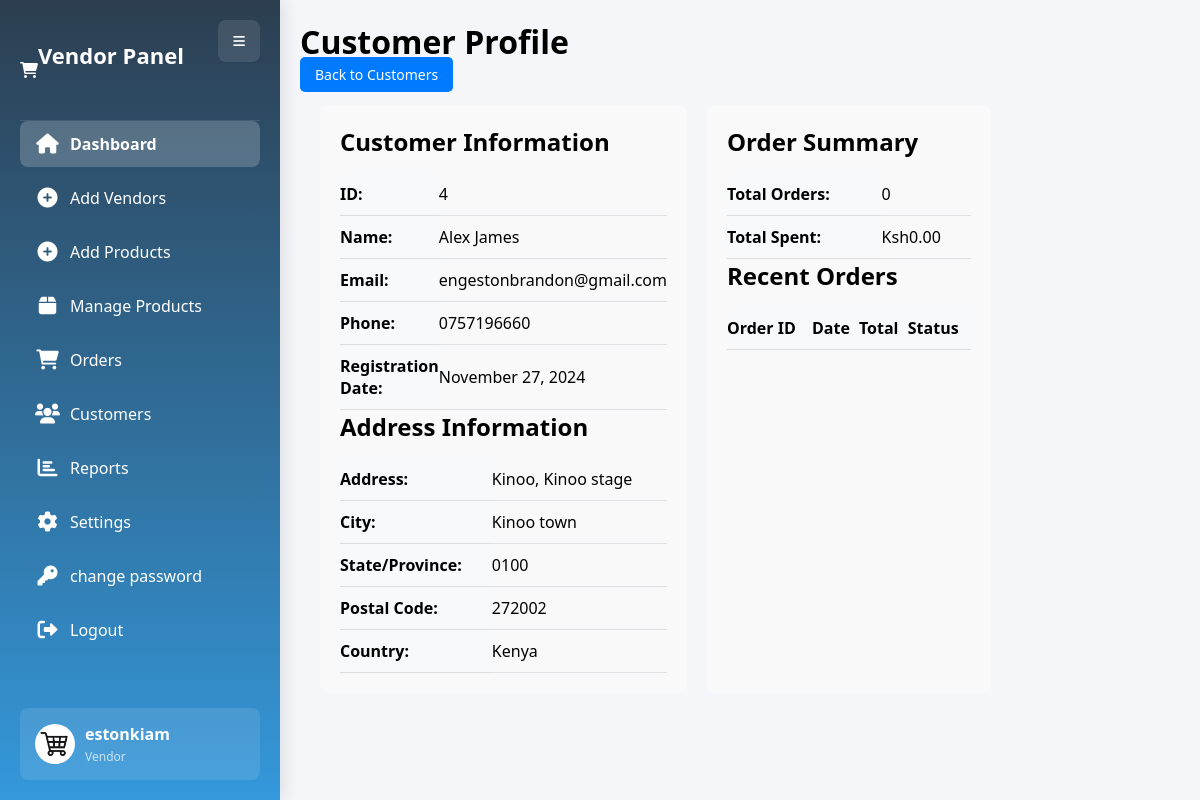
The app's page /admin/view_profile.php?id=4 (signed in) with its own data.
### tables this page shows
CREATE TABLE `customers` (
  `customer_id` int(11) NOT NULL,
  `first_name` varchar(100) NOT NULL,
  `last_name` varchar(100) NOT NULL,
  `email` varchar(255) NOT NULL,
  `password` varchar(255) NOT NULL,
  `phone` varchar(20) DEFAULT NULL,
  `address_line1` varchar(255) DEFAULT NULL,
  `address_line2` varchar(255) DEFAULT NULL,
  `city` varchar(100) NOT NULL,
  `state` varchar(100) NOT NULL,
  `postal_code` varchar(20) NOT NULL,
  `country` varchar(100) NOT NULL,
  `created_at` timestamp NOT NULL DEFAULT current_timestamp(),
  `reset_token` varchar(255) DEFAULT NULL,
  `reset_token_expiry` datetime DEFAULT NULL
);

### admin/view_profile.php (the view, shortened to what this page needs)
<?php
$servername = "localhost";
$username = "root";
$password = "";
$dbname = "ecommerce";
$customer_id = intval($_GET['id']);
$conn = new mysqli($servername, $username, $password, $dbname);
$stmt = $conn->prepare("
    SELECT
        c.customer_id,
        c.first_name,
        c.last_name,
        c.email,
        c.phone,
        c.created_at,
        c.address_line1,
        c.address_line2,
        c.city,
        c.state,
        c.postal_code,
        c.country,
        (SELECT COUNT(*) FROM orders WHERE customer_id = c.customer_id) as total_orders,
        (SELECT SUM(total_amount) FROM orders WHERE customer_id = c.customer_id) as total_spent
    FROM
        customers c
    WHERE
        c.customer_id = ?
");
$stmt->bind_param("i", $customer_id);
$stmt->execute();
$result = $stmt->get_result();
$customer = $result->fetch_assoc();
?>
<!DOCTYPE html>
<html lang="en">
<head>
    <link href="https://cdnjs.cloudflare.com/ajax/libs/font-awesome/6.0.0/css/all.min.css" rel="stylesheet">
    <link rel="stylesheet" href="assets/css/admindash.css">
</head>
<body>
    <div class="container">
        <?php include('include/sidebar.php'); ?>
        <div class="main-content">
            <div class="profile-header">
                <h1>Customer Profile</h1>
                <div class="header-actions">
                    <a href="customers.php" class="btn btn-primary" style="text-decoration: none;">Back to Customers</a>
                </div>
            </div>
            <div class="profile-container">
                <div class="profile-details">
                    <h2>Customer Information</h2>
                    <table>
                        <tr>
                            <th>ID:</th>
                            <td><?php echo $customer['customer_id']; ?></td>
                        </tr>
                        <tr>
                            <th>Name:</th>
                            <td><?php echo htmlspecialchars($customer['first_name'] . ' ' . $customer['last_name']); ?></td>
                        </tr>
                        <tr>
                            <th>Email:</th>
                            <td><?php echo htmlspecialchars($customer['email']); ?></td>
                        </tr>
                        <tr>
                            <th>Phone:</th>
                            <td><?php echo htmlspecialchars($customer['phone']); ?></td>
                        </tr>
                        <tr>
                            <th>Registration Date:</th>
                            <td><?php echo date('F j, Y', strtotime($customer['created_at'])); ?></td>
                        </tr>
                    </table>
                    <h2>Address Information</h2>
                    <table>
                        <tr>
                            <th>Address:</th>
                            <td>
                                <?php
                                echo htmlspecialchars($customer['address_line1']);
                                if (!empty($customer['address_line2'])) {
                                    echo ', ' . htmlspecialchars($customer['address_line2']);
                                }
                                ?>
                            </td>
                        </tr>
                        <tr>
                            <th>City:</th>
                            <td><?php echo htmlspecialchars($customer['city']); ?></td>
                        </tr>
                        <tr>
                            <th>State/Province:</th>
                            <td><?php echo htmlspecialchars($customer['state']); ?></td>
                        </tr>
                        <tr>
                            <th>Postal Code:</th>
                            <td><?php echo htmlspecialchars($customer['postal_code']); ?></td>
                        </tr>
                        <tr>
                            <th>Country:</th>
                            <td><?php echo htmlspecialchars($customer['country']); ?></td>
                        </tr>
                    </table>
                </div>
                <div class="orders-details">
                    <h2>Order Summary</h2>
                    <table>
                        <tr>
                            <th>Total Orders:</th>
                            <td><?php echo $customer['total_orders']; ?></td>
                        </tr>
                        <tr>
                            <th>Total Spent:</th>
                            <td>Ksh<?php echo number_format($customer['total_spent'], 2); ?></td>
                        </tr>
                    </table>
                    <h2>Recent Orders</h2>
                    <table>
                        <thead>
                            <tr>
                                <th>Order ID</th>
                                <th>Date</th>
                                <th>Total</th>
                                <th>Status</th>
                            </tr>
                        </thead>
                    </table>
                </div>
            </div>
        </div>
    </div>
</body>
</html>

### admin/include/sidebar.php (shortened to what this page needs)
<?php
$servername = "localhost";
$username = "root";
$password = "";
$dbname = "ecommerce";
$conn = new mysqli($servername, $username, $password, $dbname);
$admin_username = "Admin";
if (isset($_SESSION['admin_id'])) {
    $admin_id = $_SESSION['admin_id'];
    $query = "SELECT username FROM admins WHERE id = ?";
    $stmt = $conn->prepare($query);
    $stmt->bind_param("i", $admin_id);
    $stmt->execute();
    $stmt->bind_result($username);
    if ($stmt->fetch()) {
        $admin_username = $username;
    }
}
?>
<!DOCTYPE html>
<html>
<head>
    <link rel="stylesheet" href="https://cdnjs.cloudflare.com/ajax/libs/font-awesome/6.0.0/css/all.min.css">
</head>
<body>
    <div class="container">
        <div class="sidebar">
            <button class="toggle-btn">
                <i class="fas fa-bars"></i>
            </button>
            <div class="sidebar-header">
            <i class="fas fa-shopping-cart"></i>
            <h2>Vendor Panel</h2>
            </div>
            <ul>
                <li><a href="dashboard.php" class="active">
                    <i class="fas fa-home"></i><span>Dashboard</span>
                </a></li>
                <li><a href="registration.php">
                    <i class="fas fa-plus-circle"></i><span>Add Vendors</span>
                </a></li>
                <li><a href="addproducts.php">
                    <i class="fas fa-plus-circle"></i><span>Add Products</span>
                </a></li>
                <li><a href="productview.php">
                    <i class="fas fa-box"></i><span>Manage Products</span>
                </a></li>
                <li><a href="orders.php">
                    <i class="fas fa-shopping-cart"></i><span>Orders</span>
                </a></li>
                <li><a href="customers.php">
                    <i class="fas fa-users"></i><span>Customers</span>
                </a></li>
                <li><a href="reports.php">
                    <i class="fas fa-chart-bar"></i><span>Reports</span>
                </a></li>
                <li><a href="settings.php">
                    <i class="fas fa-cog"></i><span>Settings</span>
                </a></li>
                <li>
  <a href="change-password.php">
    <i class="fas fa-key"></i><span>change password</span>
  </a>
</li>
<li><a href="logout.php">
                    <i class="fas fa-sign-out-alt"></i><span>Logout</span>
                </a></li>
            </ul>
            <div class="user-profile">
                <img src="assets/img/cart.jpg" alt="User Avatar">
                <div class="user-info">
                    <h4><?php echo htmlspecialchars($admin_username); ?></h4>
                    <p>Vendor</p>
                </div>
            </div>
        </div>
</body>
</html>

### admin/assets/css/admindash.css (style rules this page uses)
* { margin: 0; padding: 0; box-sizing: border-box; }
body { font-family: Arial, sans-serif; background-color: #f4f6f9; }
.container { display: flex; min-height: 100vh; }
.sidebar { width: 250px; background-color: #343a40; color: white; padding: 20px; }
.sidebar h2 { margin-bottom: 30px; text-align: center; }
.sidebar ul { list-style: none; }
.sidebar ul li { margin-bottom: 15px; }
.sidebar ul li a { color: white; text-decoration: none; display: block; padding: 10px; border-radius: 5px; }
.main-content { flex: 1; padding: 20px; }
table { width: 100%; border-collapse: collapse; margin-top: 15px; }
th, td { padding: 12px; text-align: left; border-bottom: 1px solid #dee2e6; }
th { background-color: #f8f9fa; }
.btn { padding: 8px 15px; border-radius: 5px; border: none; cursor: pointer; font-size: 14px; }
.btn-primary { background-color: #007bff; color: white; }

### admin/view_profile.php (style rules this page uses)
.profile-container { display: flex; gap: 20px; margin: 20px; }
.profile-details, .orders-details { flex: 1; background: #f9f9f9; padding: 20px; border-radius: 8px; }
.profile-details table, .orders-details table { width: 100%; }
.profile-details th, .orders-details th { text-align: left; padding: 10px 0; border-bottom: 1px solid #ddd; }
.profile-details td, .orders-details td { padding: 10px 0; }

### admin/include/sidebar.php (style rules this page uses)
* { margin: 0; padding: 0; box-sizing: border-box; font-family: 'Segoe UI', Tahoma, Geneva, Verdana, sans-serif; }
body { background-color: #f4f6f9; }
.container { display: flex; min-height: 100vh; }
.sidebar { width: 280px; background: linear-gradient(180deg, #2c3e50 0%, #3498db 100%); color: white; padding: 20px; position: relative; transition: all 0.3s cubic-bezier(0.4, 0, 0.2, 1); box-shadow: 4px 0 15px rgba(0, 0, 0, 0.1); }
.toggle-btn { position: absolute; right: 20px; top: 20px; background: rgba(255, 255, 255, 0.1); color: white; border: none; padding: 12px 15px; cursor: pointer; border-radius: 8px; transition: all 0.3s ease; z-index: 2; }
.sidebar-header { display: flex; align-items: center; padding: 20px 0; margin-bottom: auto; border-bottom: 1px solid rgba(255, 255, 255, 0.1); }
.sidebar-header h2 { font-size: 22px; font-weight: 600; color: #fff; }
.sidebar ul { list-style: none; padding: 0; }
.sidebar ul li { margin-bottom: 8px; }
.sidebar ul li a { color: white; text-decoration: none; display: flex; align-items: center; padding: 12px 15px; border-radius: 8px; font-size: 16px; transition: all 0.3s ease; }
.sidebar ul li a i { margin-right: 10px; font-size: 20px; width: 25px; text-align: center; }
.sidebar ul li a.active { background: rgba(255, 255, 255, 0.2); font-weight: 600; }
.user-profile { position: absolute; bottom: 20px; left: 20px; right: 20px; display: flex; align-items: center; background: rgba(255, 255, 255, 0.1); padding: 15px; border-radius: 8px; }
.user-profile img { width: 40px; height: 40px; border-radius: 50%; margin-right: 10px; }
.user-info { flex: 1; }
.user-info h4 { font-size: 16px; margin-bottom: 3px; }
.user-info p { font-size: 12px; opacity: 0.7; }
.main-content { flex: 1; padding: 20px; transition: all 0.3s ease; }

### records on screen
customers: customer_id "4", first_name+last_name "Alex James", email "engestonbrandon@gmail.com", phone "0757196660", created_at "November 27, 2024", address_line1 "Kinoo", address_line2 "Kinoo stage", city "Kinoo town", state "0100", postal_code "272002", country "Kenya"

### other values on screen
$admin_username "estonkiam"
$customer['total_orders'] "0"
$customer['total_spent'] "0.00"
